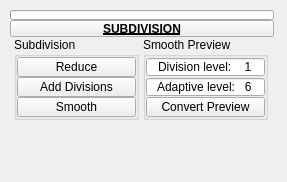
<?xml version="1.0" encoding="UTF-8"?>
<ui version="4.0">
 <class>QtUi</class>
 <widget class="QMainWindow" name="QtUi">
  <property name="enabled">
   <bool>true</bool>
  </property>
  <property name="geometry">
   <rect>
    <x>0</x>
    <y>0</y>
    <width>287</width>
    <height>182</height>
   </rect>
  </property>
  <property name="minimumSize">
   <size>
    <width>0</width>
    <height>0</height>
   </size>
  </property>
  <property name="maximumSize">
   <size>
    <width>999</width>
    <height>999</height>
   </size>
  </property>
  <property name="windowTitle">
   <string>Toolkit</string>
  </property>
  <property name="tabShape">
   <enum>QTabWidget::Triangular</enum>
  </property>
  <property name="dockNestingEnabled">
   <bool>true</bool>
  </property>
  <property name="dockOptions">
   <set>QMainWindow::AllowNestedDocks|QMainWindow::AllowTabbedDocks|QMainWindow::AnimatedDocks|QMainWindow::ForceTabbedDocks</set>
  </property>
  <widget class="QWidget" name="mainWindow">
   <widget class="QWidget" name="layoutWidget_2">
    <property name="geometry">
     <rect>
      <x>10</x>
      <y>10</y>
      <width>264</width>
      <height>151</height>
     </rect>
    </property>
    <layout class="QGridLayout" name="gridLayout_2">
     <property name="spacing">
      <number>0</number>
     </property>
     <item row="0" column="1" colspan="2">
      <widget class="ProgressBar" name="progressBar">
       <property name="sizePolicy">
        <sizepolicy hsizetype="Ignored" vsizetype="Fixed">
         <horstretch>0</horstretch>
         <verstretch>0</verstretch>
        </sizepolicy>
       </property>
       <property name="minimumSize">
        <size>
         <width>0</width>
         <height>10</height>
        </size>
       </property>
       <property name="maximumSize">
        <size>
         <width>16777215</width>
         <height>10</height>
        </size>
       </property>
       <property name="value">
        <number>0</number>
       </property>
       <property name="textVisible">
        <bool>false</bool>
       </property>
      </widget>
     </item>
     <item row="2" column="1" colspan="2">
      <layout class="QHBoxLayout" name="horizontalLayout">
       <item>
        <layout class="QVBoxLayout" name="verticalLayout">
         <property name="spacing">
          <number>0</number>
         </property>
         <item>
          <widget class="QGroupBox" name="subdivision">
           <property name="minimumSize">
            <size>
             <width>125</width>
             <height>0</height>
            </size>
           </property>
           <property name="maximumSize">
            <size>
             <width>125</width>
             <height>999</height>
            </size>
           </property>
           <property name="title">
            <string>Subdivision</string>
           </property>
           <layout class="QVBoxLayout" name="verticalLayout_3">
            <property name="spacing">
             <number>0</number>
            </property>
            <property name="leftMargin">
             <number>0</number>
            </property>
            <property name="topMargin">
             <number>0</number>
            </property>
            <property name="rightMargin">
             <number>0</number>
            </property>
            <property name="bottomMargin">
             <number>0</number>
            </property>
            <item>
             <widget class="QPushButton" name="b005">
              <property name="enabled">
               <bool>true</bool>
              </property>
              <property name="minimumSize">
               <size>
                <width>0</width>
                <height>20</height>
               </size>
              </property>
              <property name="maximumSize">
               <size>
                <width>999</width>
                <height>20</height>
               </size>
              </property>
              <property name="toolTip">
               <string>Reduce number of poliginal components for selected objects</string>
              </property>
              <property name="text">
               <string>Reduce</string>
              </property>
              <property name="iconSize">
               <size>
                <width>18</width>
                <height>18</height>
               </size>
              </property>
             </widget>
            </item>
            <item>
             <widget class="QPushButton" name="b008">
              <property name="enabled">
               <bool>true</bool>
              </property>
              <property name="minimumSize">
               <size>
                <width>0</width>
                <height>20</height>
               </size>
              </property>
              <property name="maximumSize">
               <size>
                <width>999</width>
                <height>20</height>
               </size>
              </property>
              <property name="toolTip">
               <string>Tesselate modifier</string>
              </property>
              <property name="text">
               <string>Add Divisions</string>
              </property>
              <property name="iconSize">
               <size>
                <width>18</width>
                <height>18</height>
               </size>
              </property>
              <property name="balette" stdset="0">
               <palette>
                <active>
                 <colorrole role="Base">
                  <brush brushstyle="SolidPattern">
                   <color alpha="255">
                    <red>255</red>
                    <green>255</green>
                    <blue>255</blue>
                   </color>
                  </brush>
                 </colorrole>
                </active>
                <inactive>
                 <colorrole role="Base">
                  <brush brushstyle="SolidPattern">
                   <color alpha="255">
                    <red>255</red>
                    <green>255</green>
                    <blue>255</blue>
                   </color>
                  </brush>
                 </colorrole>
                </inactive>
                <disabled>
                 <colorrole role="Base">
                  <brush brushstyle="SolidPattern">
                   <color alpha="255">
                    <red>255</red>
                    <green>85</green>
                    <blue>0</blue>
                   </color>
                  </brush>
                 </colorrole>
                </disabled>
               </palette>
              </property>
             </widget>
            </item>
            <item>
             <widget class="QPushButton" name="b009">
              <property name="enabled">
               <bool>true</bool>
              </property>
              <property name="minimumSize">
               <size>
                <width>0</width>
                <height>20</height>
               </size>
              </property>
              <property name="maximumSize">
               <size>
                <width>999</width>
                <height>20</height>
               </size>
              </property>
              <property name="toolTip">
               <string>Smooth modifier</string>
              </property>
              <property name="text">
               <string>Smooth</string>
              </property>
              <property name="iconSize">
               <size>
                <width>18</width>
                <height>18</height>
               </size>
              </property>
             </widget>
            </item>
           </layout>
          </widget>
         </item>
         <item>
          <spacer name="verticalSpacer">
           <property name="orientation">
            <enum>Qt::Vertical</enum>
           </property>
           <property name="sizeHint" stdset="0">
            <size>
             <width>20</width>
             <height>40</height>
            </size>
           </property>
          </spacer>
         </item>
        </layout>
       </item>
       <item>
        <layout class="QVBoxLayout" name="verticalLayout_2">
         <property name="spacing">
          <number>0</number>
         </property>
         <item>
          <widget class="QGroupBox" name="gb000">
           <property name="minimumSize">
            <size>
             <width>125</width>
             <height>0</height>
            </size>
           </property>
           <property name="maximumSize">
            <size>
             <width>125</width>
             <height>999</height>
            </size>
           </property>
           <property name="title">
            <string>Smooth Preview</string>
           </property>
           <layout class="QVBoxLayout" name="verticalLayout_4">
            <property name="spacing">
             <number>0</number>
            </property>
            <property name="leftMargin">
             <number>0</number>
            </property>
            <property name="topMargin">
             <number>0</number>
            </property>
            <property name="rightMargin">
             <number>0</number>
            </property>
            <property name="bottomMargin">
             <number>0</number>
            </property>
            <item>
             <widget class="QSpinBox" name="s000">
              <property name="minimumSize">
               <size>
                <width>0</width>
                <height>20</height>
               </size>
              </property>
              <property name="maximumSize">
               <size>
                <width>999</width>
                <height>20</height>
               </size>
              </property>
              <property name="baseSize">
               <size>
                <width>0</width>
                <height>0</height>
               </size>
              </property>
              <property name="toolTip">
               <string>Smooth Preview: Division Level</string>
              </property>
              <property name="alignment">
               <set>Qt::AlignCenter</set>
              </property>
              <property name="buttonSymbols">
               <enum>QAbstractSpinBox::NoButtons</enum>
              </property>
              <property name="prefix">
               <string>Division level:    </string>
              </property>
              <property name="minimum">
               <number>0</number>
              </property>
              <property name="maximum">
               <number>10</number>
              </property>
              <property name="value">
               <number>1</number>
              </property>
             </widget>
            </item>
            <item>
             <widget class="QSpinBox" name="s001">
              <property name="minimumSize">
               <size>
                <width>0</width>
                <height>20</height>
               </size>
              </property>
              <property name="maximumSize">
               <size>
                <width>999</width>
                <height>20</height>
               </size>
              </property>
              <property name="baseSize">
               <size>
                <width>0</width>
                <height>0</height>
               </size>
              </property>
              <property name="toolTip">
               <string>Smooth Preview: Division Level</string>
              </property>
              <property name="alignment">
               <set>Qt::AlignCenter</set>
              </property>
              <property name="buttonSymbols">
               <enum>QAbstractSpinBox::NoButtons</enum>
              </property>
              <property name="prefix">
               <string>Adaptive level:   </string>
              </property>
              <property name="minimum">
               <number>0</number>
              </property>
              <property name="maximum">
               <number>10</number>
              </property>
              <property name="value">
               <number>6</number>
              </property>
             </widget>
            </item>
            <item>
             <widget class="QPushButton" name="b011">
              <property name="enabled">
               <bool>true</bool>
              </property>
              <property name="minimumSize">
               <size>
                <width>0</width>
                <height>20</height>
               </size>
              </property>
              <property name="maximumSize">
               <size>
                <width>999</width>
                <height>20</height>
               </size>
              </property>
              <property name="toolTip">
               <string>Convert smooth mesh preview to polygons</string>
              </property>
              <property name="text">
               <string>Convert Preview</string>
              </property>
              <property name="iconSize">
               <size>
                <width>18</width>
                <height>18</height>
               </size>
              </property>
             </widget>
            </item>
           </layout>
          </widget>
         </item>
         <item>
          <spacer name="verticalSpacer_2">
           <property name="orientation">
            <enum>Qt::Vertical</enum>
           </property>
           <property name="sizeHint" stdset="0">
            <size>
             <width>20</width>
             <height>40</height>
            </size>
           </property>
          </spacer>
         </item>
        </layout>
       </item>
      </layout>
     </item>
     <item row="1" column="1" colspan="2">
      <widget class="PushButtonDraggable" name="draggable_header">
       <property name="minimumSize">
        <size>
         <width>19</width>
         <height>17</height>
        </size>
       </property>
       <property name="maximumSize">
        <size>
         <width>999</width>
         <height>17</height>
        </size>
       </property>
       <property name="font">
        <font>
         <weight>75</weight>
         <bold>true</bold>
         <underline>true</underline>
        </font>
       </property>
       <property name="text">
        <string>SUBDIVISION</string>
       </property>
       <property name="checkable">
        <bool>true</bool>
       </property>
      </widget>
     </item>
    </layout>
   </widget>
  </widget>
 </widget>
 <customwidgets>
  <customwidget>
   <class>PushButtonDraggable</class>
   <extends>QPushButton</extends>
   <header>widgets.pushbuttondraggable.h</header>
  </customwidget>
  <customwidget>
   <class>ProgressBar</class>
   <extends>QProgressBar</extends>
   <header>widgets.progressbar.h</header>
  </customwidget>
 </customwidgets>
 <resources/>
 <connections/>
 <designerdata>
  <property name="gridDeltaX">
   <number>5</number>
  </property>
  <property name="gridDeltaY">
   <number>5</number>
  </property>
  <property name="gridSnapX">
   <bool>true</bool>
  </property>
  <property name="gridSnapY">
   <bool>true</bool>
  </property>
  <property name="gridVisible">
   <bool>true</bool>
  </property>
 </designerdata>
</ui>
